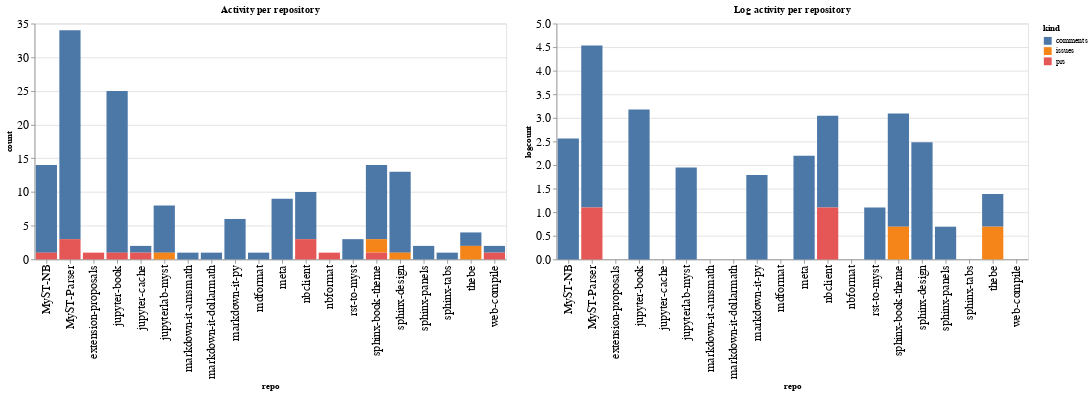

Here is the notebook cell this chart was saved with:
### Code cell
ch1 = alt.Chart(repo_summaries, width=600, title="Activity per repository").mark_bar().encode(
    x='repo',
    y='count',
    color='kind',
    tooltip="kind"
)

ch2 = alt.Chart(repo_summaries, width=600, title="Log activity per repository").mark_bar().encode(
    x='repo',
    y='logcount',
    color='kind',
    tooltip="kind"
)

ch1 | ch2

### Figure 1 — Vega-Lite specification as saved in the notebook (floating-point values rounded to 4 significant figures)
{"config": {"axisLeft": {"labelFontSize": 15}, "axisBottom": {"labelFontSize": 15}}, "hconcat": [{"mark": "bar", "encoding": {"color": {"type": "nominal", "field": "kind"}, "tooltip": {"type": "nominal", "field": "kind"}, "x": {"type": "nominal", "field": "repo"}, "y": {"type": "quantitative", "field": "count"}}, "title": "Activity per repository", "width": 600}, {"mark": "bar", "encoding": {"color": {"type": "nominal", "field": "kind"}, "tooltip": {"type": "nominal", "field": "kind"}, "x": {"type": "nominal", "field": "repo"}, "y": {"type": "quantitative", "field": "logcount"}}, "title": "Log activity per repository", "width": 600}], "data": {"name": "data-b724c447694dc451508ce02fde496bbb"}, "$schema": "https://vega.github.io/schema/vega-lite/v4.8.1.json", "datasets": {"data-b724c447694dc451508ce02fde496bbb": [{"repo": "MyST-NB", "kind": "comments", "count": 13, "logcount": 2.565}, {"repo": "MyST-NB", "kind": "prs", "count": 1, "logcount": 0.0}, {"repo": "MyST-Parser", "kind": "comments", "count": 31, "logcount": 3.434}, {"repo": "MyST-Parser", "kind": "prs", "count": 3, "logcount": 1.099}, {"repo": "extension-proposals", "kind": "prs", "count": 1, "logcount": 0.0}, {"repo": "jupyter-book", "kind": "comments", "count": 24, "logcount": 3.178}, {"repo": "jupyter-book", "kind": "prs", "count": 1, "logcount": 0.0}, {"repo": "jupyter-cache", "kind": "comments", "count": 1, "logcount": 0.0}, {"repo": "jupyter-cache", "kind": "prs", "count": 1, "logcount": 0.0}, {"repo": "jupyterlab-myst", "kind": "comments", "count": 7, "logcount": 1.946}, {"repo": "jupyterlab-myst", "kind": "issues", "count": 1, "logcount": 0.0}, {"repo": "markdown-it-amsmath", "kind": "comments", "count": 1, "logcount": 0.0}, {"repo": "markdown-it-dollarmath", "kind": "comments", "count": 1, "logcount": 0.0}, {"repo": "markdown-it-py", "kind": "comments", "count": 6, "logcount": 1.792}, {"repo": "mdformat", "kind": "comments", "count": 1, "logcount": 0.0}, {"repo": "meta", "kind": "comments", "count": 9, "logcount": 2.197}, {"repo": "nbclient", "kind": "comments", "count": 7, "logcount": 1.946}, {"repo": "nbclient", "kind": "prs", "count": 3, "logcount": 1.099}, {"repo": "nbformat", "kind": "prs", "count": 1, "logcount": 0.0}, {"repo": "rst-to-myst", "kind": "comments", "count": 3, "logcount": 1.099}, {"repo": "sphinx-book-theme", "kind": "comments", "count": 11, "logcount": 2.398}, {"repo": "sphinx-book-theme", "kind": "issues", "count": 2, "logcount": 0.6931}, {"repo": "sphinx-book-theme", "kind": "prs", "count": 1, "logcount": 0.0}, {"repo": "sphinx-design", "kind": "comments", "count": 12, "logcount": 2.485}, {"repo": "sphinx-design", "kind": "issues", "count": 1, "logcount": 0.0}, {"repo": "sphinx-panels", "kind": "comments", "count": 2, "logcount": 0.6931}, {"repo": "sphinx-tabs", "kind": "comments", "count": 1, "logcount": 0.0}, {"repo": "thebe", "kind": "comments", "count": 2, "logcount": 0.6931}, {"repo": "thebe", "kind": "issues", "count": 2, "logcount": 0.6931}, {"repo": "web-compile", "kind": "comments", "count": 1, "logcount": 0.0}, {"repo": "web-compile", "kind": "prs", "count": 1, "logcount": 0.0}]}}
